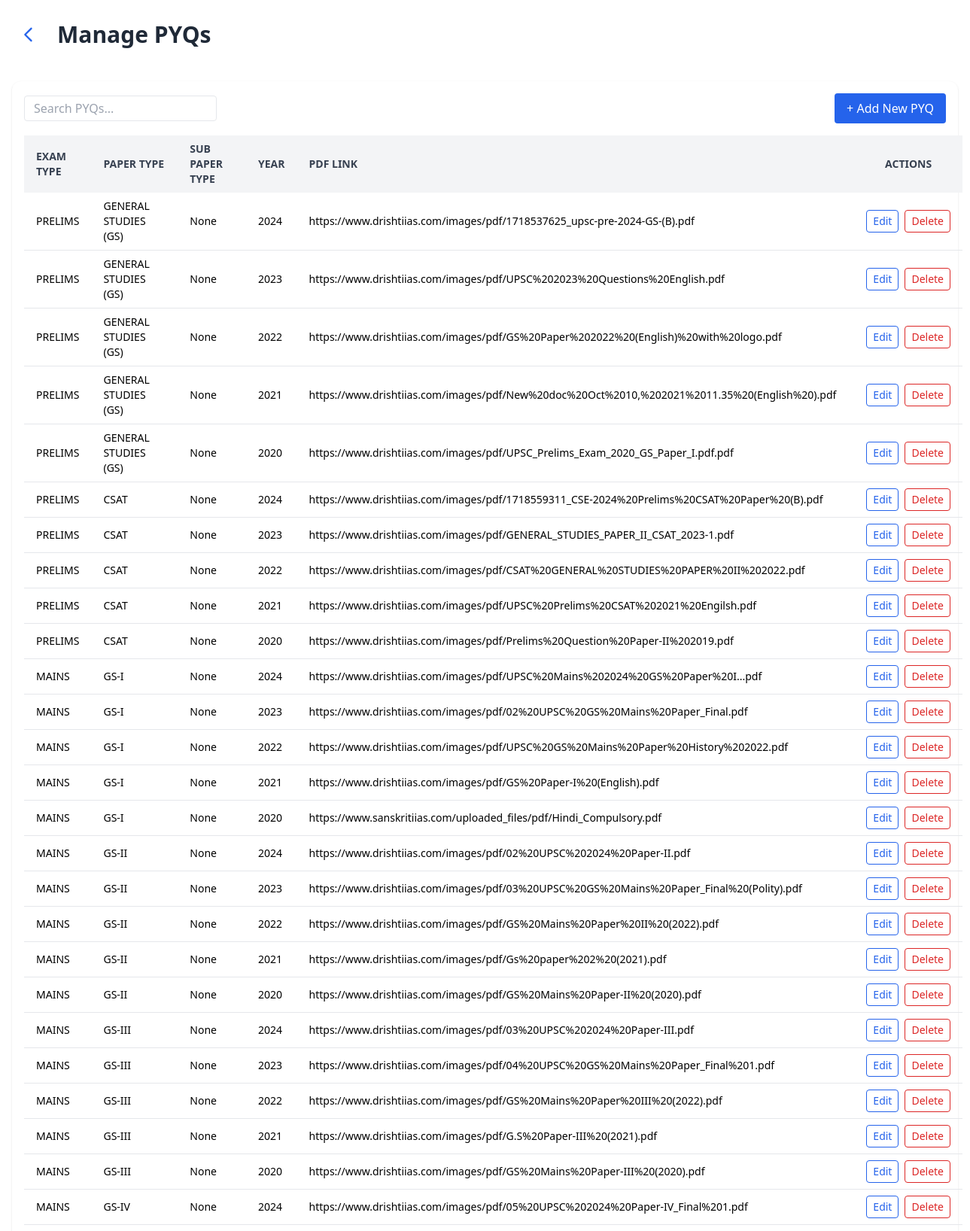
Screenshot of /admin/manage_pyqs (signed in, upper part) with the database file from the repository.
### models.py (models this page shows)
class UPSCPaper(db.Model):
    __tablename__ = 'upsc_papers'
    id = db.Column(db.Integer, primary_key=True)
    exam_type = db.Column(db.String(50))
    paper_type = db.Column(db.String(100))
    sub_paper_type = db.Column(db.String(50))
    year = db.Column(db.Integer)
    pdf_link = db.Column(db.Text)

### admin/routes.py (the view)
@admin_bp.route('/manage_pyqs')
@admin_login_required
def manage_pyqs():
    exam_type = request.args.get('exam_type', '').strip()
    paper_type = request.args.get('paper_type', '').strip()
    sub_paper_type = request.args.get('sub_paper_type', '').strip()
    year = request.args.get('year', '').strip()
    query = UPSCPaper.query
    if exam_type:
        query = query.filter(UPSCPaper.exam_type.ilike(f"%{exam_type}%"))
    if paper_type:
        query = query.filter(UPSCPaper.paper_type.ilike(f"%{paper_type}%"))
    if sub_paper_type:
        query = query.filter(UPSCPaper.sub_paper_type.ilike(f"%{sub_paper_type}%"))
    if year:
        if year.isdigit():
            query = query.filter(UPSCPaper.year == int(year))
    pyqs = query.all()
    return render_template('admin/manage_pyqs.html', pyqs=pyqs)

### admin/routes.py (called while the page is built)
def admin_login_required(f):
    @wraps(f)
    def decorated_function(*args, **kwargs):
        if not session.get('admin_logged_in'):
            flash('Please login as admin to access this page.', 'warning')
            return redirect(url_for('admin.login'))
        return f(*args, **kwargs)
    return decorated_function

### app.py (called while the page is built)
@login_manager.user_loader
def load_user(user_id):
    return db.session.get(User, int(user_id))

@app.before_request
def validate_session():
    if current_user.is_authenticated:
        session_token = session.get('session_token')
        if session_token != current_user.session_token:
            logout_user()
            session.pop('session_token', None)
            flash("Logged out due to session invalidation.", "warning")
            return redirect(url_for('login'))

### templates/admin/manage_pyqs.html (shortened to what this page needs)
<!DOCTYPE html>
<html lang="en">
  <head>
    <script src="https://cdn.tailwindcss.com"></script>
  </head>
  <body>
    <div class="max-w-full mx-auto px-4">
      <header class="flex items-center space-x-4 mb-10 mt-6">
        <a
          href="/admin/dashboard"
          class="p-2 rounded hover:bg-gray-200 transition cursor-pointer"
          aria-label="Back to dashboard"
          title="Back to dashboard"
        >
          <svg
            xmlns="http://www.w3.org/2000/svg"
            class="h-7 w-7 text-blue-600 hover:text-blue-800"
            fill="none"
            viewBox="0 0 24 24"
            stroke="currentColor"
            stroke-width="2"
          >
            <path
              stroke-linecap="round"
              stroke-linejoin="round"
              d="M15 19l-7-7 7-7"
            />
          </svg>
        </a>
        <h1 class="text-3xl font-bold text-gray-800">Manage PYQs</h1>
      </header>
      <div class="bg-white rounded-xl shadow p-4">
        <div class="flex justify-between items-center mb-4">
          <div>
            <input
              type="text"
              id="search-input"
              placeholder="Search PYQs..."
              class="border rounded px-3 py-1 w-64"
            />
          </div>
          <div>
            <button
              onclick="addNewRow()"
              class="bg-blue-600 text-white px-4 py-2 rounded hover:bg-blue-700"
            >
              + Add New PYQ
            </button>
          </div>
        </div>
        <table class="min-w-full text-sm text-left">
          <thead class="bg-gray-100 text-gray-700 uppercase">
            <tr>
              <th class="px-4 py-2">Exam Type</th>
              <th class="px-4 py-2">Paper Type</th>
              <th class="px-4 py-2">Sub Paper Type</th>
              <th class="px-4 py-2">Year</th>
              <th class="px-4 py-2">PDF Link</th>
              <th class="px-4 py-2 text-center">Actions</th>
            </tr>
          </thead>
          <tbody id="pyq-table-body">
            {% for pyq in pyqs %}
            <tr class="border-b hover:bg-gray-50" id="row-{{ pyq.id }}">
              <td class="px-4 py-2" id="exam_type-{{ pyq.id }}">
                {{ pyq.exam_type }}
              </td>
              <td class="px-4 py-2" id="paper_type-{{ pyq.id }}">
                {{ pyq.paper_type }}
              </td>
              <td class="px-4 py-2" id="sub_paper_type-{{ pyq.id }}">
                {{ pyq.sub_paper_type }}
              </td>
              <td class="px-4 py-2" id="year-{{ pyq.id }}">{{ pyq.year }}</td>
              <td class="px-4 py-2" id="pdf_link-{{ pyq.id }}">
                <span id="link-text-{{ pyq.id }}">{{ pyq.pdf_link }}</span>
              </td>
              <td class="px-4 py-2 text-center">
                <div class="flex justify-center space-x-2">
                  <button
                    onclick="toggleEdit('{{ pyq.id }}')"
                    class="text-blue-600 border border-blue-600 px-2 py-1 rounded hover:bg-blue-50"
                    id="edit-btn-{{ pyq.id }}"
                  >
                    Edit
                  </button>
                  <form
                    method="POST"
                    action="{{ url_for('admin.delete_pyq', pyq_id=pyq.id) }}"
                    onsubmit="return confirm('Are you sure you want to delete this PYQ?');"
                  >
                    <button
                      type="submit"
                      class="text-red-600 border border-red-600 px-2 py-1 rounded hover:bg-red-50"
                    >
                      Delete
                    </button>
                  </form>
                </div>
              </td>
            </tr>
            {% endfor %}
          </tbody>
        </table>
      </div>
    </div>
  </body>
</html>

### rows the page displays
UPSCPaper: exam_type "PRELIMS", paper_type "GENERAL STUDIES (GS)", sub_paper_type "None", year "2024", pdf_link "https://www.drishtiias.com/images/pdf/1718537625_upsc-pre-2024-GS-(B).pdf"
UPSCPaper: exam_type "PRELIMS", paper_type "GENERAL STUDIES (GS)", sub_paper_type "None", year "2023", pdf_link "https://www.drishtiias.com/images/pdf/UPSC%202023%20Questions%20English.pdf"
UPSCPaper: exam_type "PRELIMS", paper_type "GENERAL STUDIES (GS)", sub_paper_type "None", year "2022", pdf_link "https://www.drishtiias.com/images/pdf/GS%20Paper%202022%20(English)%20with%20logo.pdf"
UPSCPaper: exam_type "PRELIMS", paper_type "GENERAL STUDIES (GS)", sub_paper_type "None", year "2021", pdf_link "https://www.drishtiias.com/images/pdf/New%20doc%20Oct%2010,%202021%2011.35%20(English%20).pdf"
UPSCPaper: exam_type "PRELIMS", paper_type "GENERAL STUDIES (GS)", sub_paper_type "None", year "2020", pdf_link "https://www.drishtiias.com/images/pdf/UPSC_Prelims_Exam_2020_GS_Paper_I.pdf.pdf"
UPSCPaper: exam_type "PRELIMS", paper_type "CSAT", sub_paper_type "None", year "2024", pdf_link "https://www.drishtiias.com/images/pdf/1718559311_CSE-2024%20Prelims%20CSAT%20Paper%20(B).pdf"
UPSCPaper: exam_type "PRELIMS", paper_type "CSAT", sub_paper_type "None", year "2023", pdf_link "https://www.drishtiias.com/images/pdf/GENERAL_STUDIES_PAPER_II_CSAT_2023-1.pdf"
UPSCPaper: exam_type "PRELIMS", paper_type "CSAT", sub_paper_type "None", year "2022", pdf_link "https://www.drishtiias.com/images/pdf/CSAT%20GENERAL%20STUDIES%20PAPER%20II%202022.pdf"
UPSCPaper: exam_type "PRELIMS", paper_type "CSAT", sub_paper_type "None", year "2021", pdf_link "https://www.drishtiias.com/images/pdf/UPSC%20Prelims%20CSAT%202021%20Engilsh.pdf"
UPSCPaper: exam_type "PRELIMS", paper_type "CSAT", sub_paper_type "None", year "2020", pdf_link "https://www.drishtiias.com/images/pdf/Prelims%20Question%20Paper-II%202019.pdf"
UPSCPaper: exam_type "MAINS", paper_type "GS-I", sub_paper_type "None", year "2024", pdf_link "https://www.drishtiias.com/images/pdf/UPSC%20Mains%202024%20GS%20Paper%20I...pdf"
UPSCPaper: exam_type "MAINS", paper_type "GS-I", sub_paper_type "None", year "2023", pdf_link "https://www.drishtiias.com/images/pdf/02%20UPSC%20GS%20Mains%20Paper_Final.pdf"
UPSCPaper: exam_type "MAINS", paper_type "GS-I", sub_paper_type "None", year "2022", pdf_link "https://www.drishtiias.com/images/pdf/UPSC%20GS%20Mains%20Paper%20History%202022.pdf"
UPSCPaper: exam_type "MAINS", paper_type "GS-I", sub_paper_type "None", year "2021", pdf_link "https://www.drishtiias.com/images/pdf/GS%20Paper-I%20(English).pdf"
UPSCPaper: exam_type "MAINS", paper_type "GS-I", sub_paper_type "None", year "2020", pdf_link "https://www.sanskritiias.com/uploaded_files/pdf/Hindi_Compulsory.pdf"
UPSCPaper: exam_type "MAINS", paper_type "GS-II", sub_paper_type "None", year "2024", pdf_link "https://www.drishtiias.com/images/pdf/02%20UPSC%202024%20Paper-II.pdf"
UPSCPaper: exam_type "MAINS", paper_type "GS-II", sub_paper_type "None", year "2023", pdf_link "https://www.drishtiias.com/images/pdf/03%20UPSC%20GS%20Mains%20Paper_Final%20(Polity).pdf"
UPSCPaper: exam_type "MAINS", paper_type "GS-II", sub_paper_type "None", year "2022", pdf_link "https://www.drishtiias.com/images/pdf/GS%20Mains%20Paper%20II%20(2022).pdf"
UPSCPaper: exam_type "MAINS", paper_type "GS-II", sub_paper_type "None", year "2021", pdf_link "https://www.drishtiias.com/images/pdf/Gs%20paper%202%20(2021).pdf"
UPSCPaper: exam_type "MAINS", paper_type "GS-II", sub_paper_type "None", year "2020", pdf_link "https://www.drishtiias.com/images/pdf/GS%20Mains%20Paper-II%20(2020).pdf"
UPSCPaper: exam_type "MAINS", paper_type "GS-III", sub_paper_type "None", year "2024", pdf_link "https://www.drishtiias.com/images/pdf/03%20UPSC%202024%20Paper-III.pdf"
UPSCPaper: exam_type "MAINS", paper_type "GS-III", sub_paper_type "None", year "2023", pdf_link "https://www.drishtiias.com/images/pdf/04%20UPSC%20GS%20Mains%20Paper_Final%201.pdf"
UPSCPaper: exam_type "MAINS", paper_type "GS-III", sub_paper_type "None", year "2022", pdf_link "https://www.drishtiias.com/images/pdf/GS%20Mains%20Paper%20III%20(2022).pdf"
UPSCPaper: exam_type "MAINS", paper_type "GS-III", sub_paper_type "None", year "2021", pdf_link "https://www.drishtiias.com/images/pdf/G.S%20Paper-III%20(2021).pdf"
UPSCPaper: exam_type "MAINS", paper_type "GS-III", sub_paper_type "None", year "2020", pdf_link "https://www.drishtiias.com/images/pdf/GS%20Mains%20Paper-III%20(2020).pdf"
UPSCPaper: exam_type "MAINS", paper_type "GS-IV", sub_paper_type "None", year "2024", pdf_link "https://www.drishtiias.com/images/pdf/05%20UPSC%202024%20Paper-IV_Final%201.pdf"
